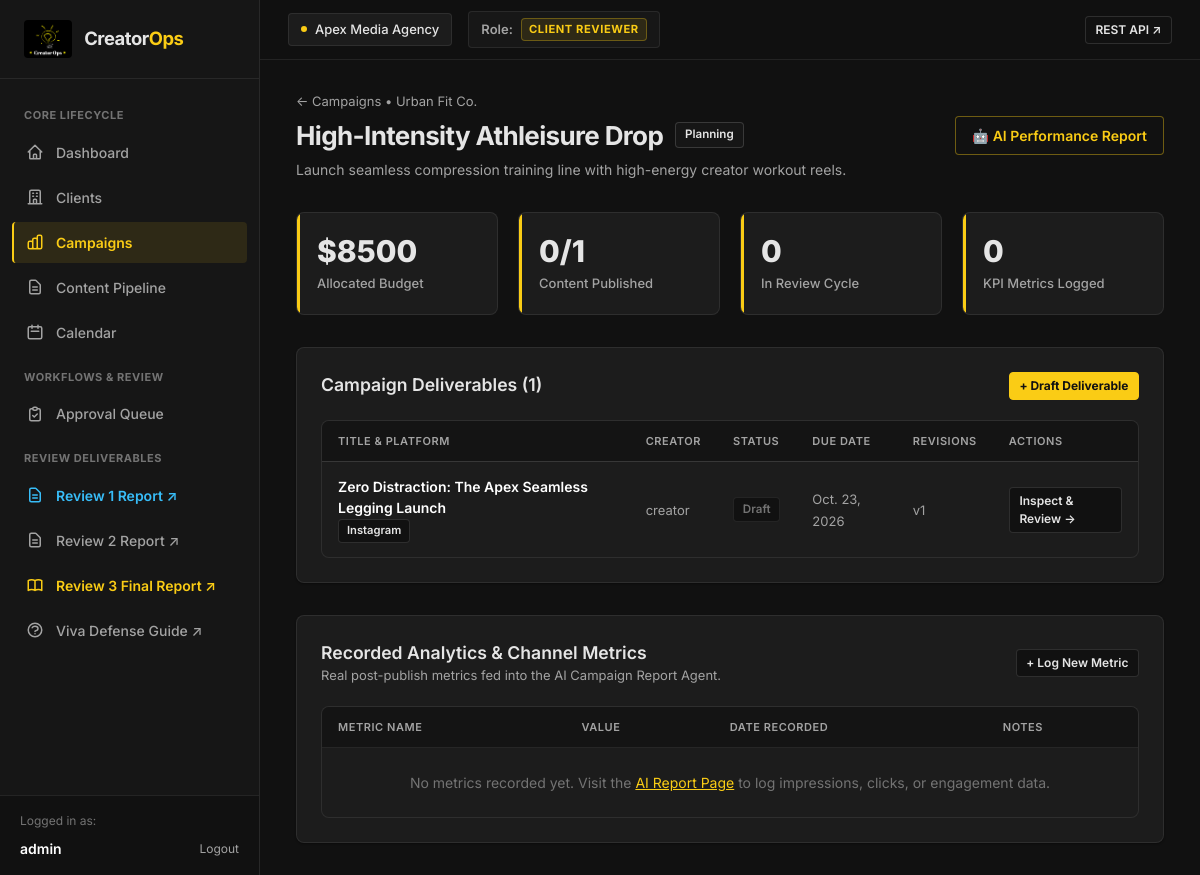
The page /campaigns/3/ (signed in) on the database as committed earlier.
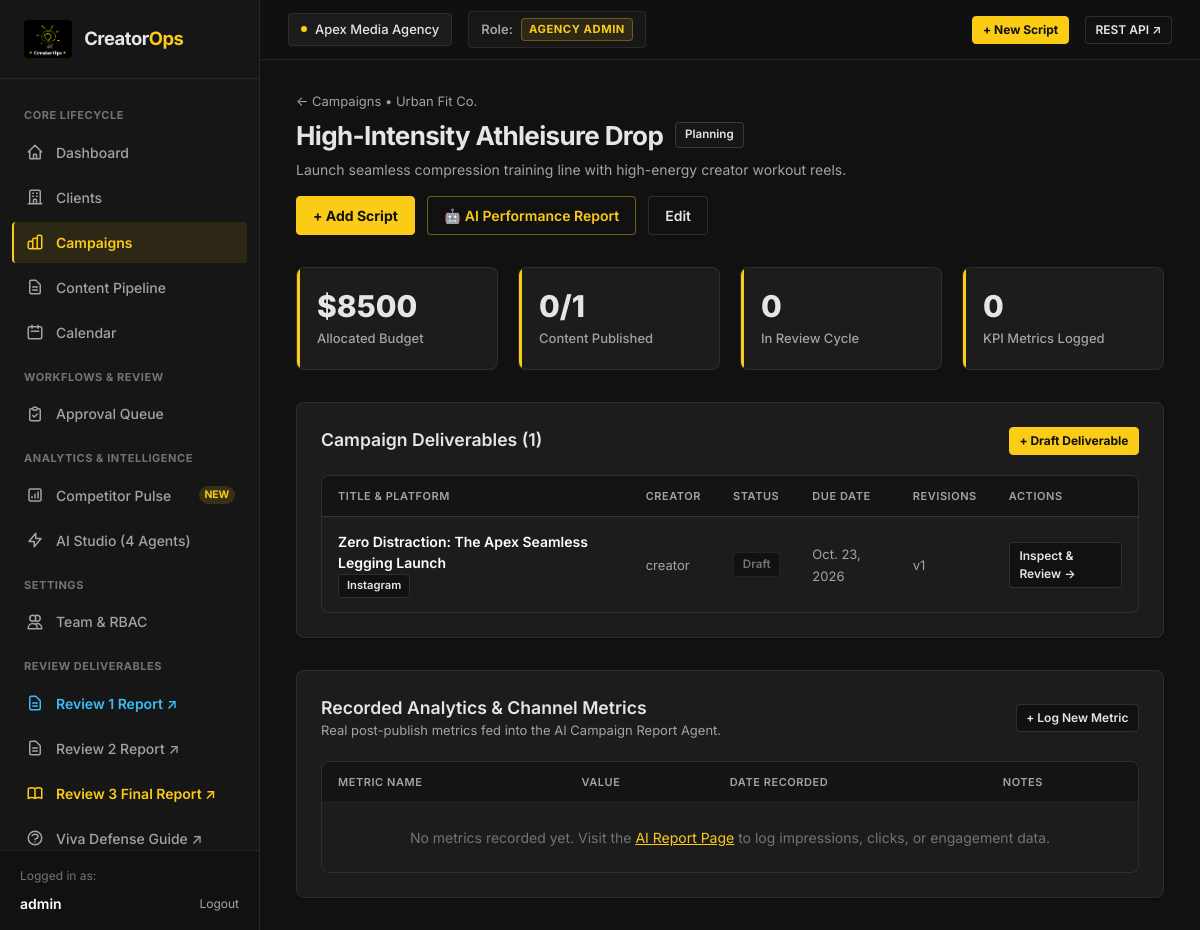
The same page on the database as committed later.
### workspaces/models.py (models this page shows, shortened)
class Membership(models.Model):
    class Role(models.TextChoices):
        ADMIN = "ADMIN", "Agency Admin"
        CREATOR = "CREATOR", "Creator"
        MANAGER = "MANAGER", "Manager / Reviewer"
        CLIENT_REVIEWER = "CLIENT_REVIEWER", "Client Reviewer"
    user = models.ForeignKey(User, on_delete=models.CASCADE, related_name="memberships")
    workspace = models.ForeignKey(Workspace, on_delete=models.CASCADE, related_name="memberships")
    role = models.CharField(max_length=20, choices=Role.choices, default=Role.CREATOR)
    created_at = models.DateTimeField(auto_now_add=True)
    class Meta:
        unique_together = ("user", "workspace")
        ordering = ["-created_at"]

### campaigns/views.py (the view)
# urls.py: path("<int:pk>/", views.campaign_detail, name="detail"),
@workspace_required
def campaign_detail(request, pk):
    campaign = get_object_or_404(
        Campaign.objects.select_related("client"),
        pk=pk,
        client__workspace=request.workspace
    )
    content_items = campaign.content_items.all().select_related("creator").order_by("-created_at")
    metrics = campaign.metrics.all().order_by("-recorded_date")
    return render(request, "campaigns/detail.html", {
        "campaign": campaign,
        "content_items": content_items,
        "metrics": metrics,
    })

### campaigns/models.py (called while the page is built)
    @property
    def total_content_items(self):
        return self.content_items.count()

    @property
    def published_count(self):
        return self.content_items.filter(status="published").count()

    @property
    def pending_count(self):
        return self.content_items.filter(status__in=["pending_manager", "pending_client"]).count()

### workspaces/context_processors.py (called while the page is built, shortened)
def workspace_context(request):
    memberships = Membership.objects.filter(user=request.user).select_related("workspace")
    active_ws_id = request.session.get("active_workspace_id")
    active_membership = None
    if active_ws_id:
        active_membership = memberships.filter(workspace_id=active_ws_id).first()
    if not active_membership and memberships.exists():
        active_membership = memberships.first()
        request.session["active_workspace_id"] = active_membership.workspace.id
    if active_membership:
        return {
            "active_workspace": active_membership.workspace,
            "user_role": active_membership.role,
            "user_role_label": active_membership.get_role_display(),
            "user_memberships": memberships,
        }

### templates/campaigns/detail.html (shortened to what the changed rows need)
{% extends "base.html" %}
{% block content %}
<div class="page-header">
    <div>
        <div style="display: flex; align-items: center; gap: 0.75rem;">
            <h1 class="page-title">{{ campaign.title }}</h1>
        </div>
    </div>
    <div style="display: flex; gap: 0.75rem;">
        {% if user_role in "ADMIN,MANAGER,CREATOR" %}
        <a href="{% url 'content:create' %}?campaign={{ campaign.id }}" class="btn btn-primary">
            <span>+ Add Script</span>
        </a>
        {% endif %}
        {% if user_role in "ADMIN,MANAGER" %}
        <a href="{% url 'campaigns:update' campaign.id %}" class="btn btn-secondary">
            <span>Edit</span>
        </a>
        {% endif %}
    </div>
</div>
<div class="card" style="margin-bottom: 2rem;">
    <div class="card-header">
        <h2 class="card-title">Campaign Deliverables ({{ content_items.count }})</h2>
    </div>
    <div class="table-container">
        <table class="table">
            <thead>
                <tr>
                    <th>Title & Platform</th>
                    <th>Creator</th>
                    <th>Status</th>
                    <th>Due Date</th>
                    <th>Revisions</th>
                    <th>Actions</th>
                </tr>
            </thead>
        </table>
    </div>
</div>
<div class="card">
    <div class="card-header">
        <div>
            <h2 class="card-title">Recorded Analytics & Channel Metrics</h2>
        </div>
    </div>
    <div class="table-container">
        <table class="table">
            <thead>
                <tr>
                    <th>Metric Name</th>
                    <th>Value</th>
                    <th>Date Recorded</th>
                    <th>Notes</th>
                </tr>
            </thead>
        </table>
    </div>
</div>
{% endblock %}

### templates/base.html (shortened to what the changed rows need)
{% load static %}
<!DOCTYPE html>
<html lang="en">
<head>
    <link rel="stylesheet" href="{% static 'css/style.css' %}">
</head>
<body>
    <div class="app-layout">
        <aside class="sidebar">
            <nav class="sidebar-nav">
                <div class="nav-section-title">Core Lifecycle</div>
                <a href="{% url 'dashboard' %}" class="nav-link {% if request.resolver_match.url_name == 'dashboard' %}active{% endif %}">
                    <svg width="18" height="18" fill="none" viewBox="0 0 24 24" stroke="currentColor">
                        <path stroke-linecap="round" stroke-linejoin="round" stroke-width="2" d="M3 12l2-2m0 0l7-7 7 7M5 10v10a1 1 0 001 1h3m10-11l2 2m-2-2v10a1 1 0 01-1 1h-3m-6 0a1 1 0 001-1v-4a1 1 0 011-1h2a1 1 0 011 1v4a1 1 0 001 1m-6 0h6"/>
                    </svg>
                    <span>Dashboard</span>
                </a>
                <a href="{% url 'clients:list' %}" class="nav-link {% if 'clients' in request.path %}active{% endif %}">
                    <svg width="18" height="18" fill="none" viewBox="0 0 24 24" stroke="currentColor">
                        <path stroke-linecap="round" stroke-linejoin="round" stroke-width="2" d="M19 21V5a2 2 0 00-2-2H7a2 2 0 00-2 2v16m14 0h2m-2 0h-5m-9 0H3m2 0h5M9 7h1m-1 4h1m4-4h1m-1 4h1m-5 10v-5a1 1 0 011-1h2a1 1 0 011 1v5m-4 0h4"/>
                    </svg>
                    <span>Clients</span>
                </a>
                <a href="{% url 'campaigns:list' %}" class="nav-link {% if 'campaigns' in request.path %}active{% endif %}">
                    <span>Campaigns</span>
                </a>
                <a href="{% url 'content:list' %}" class="nav-link {% if 'content' in request.path and 'calendar' not in request.path %}active{% endif %}">
                    <svg width="18" height="18" fill="none" viewBox="0 0 24 24" stroke="currentColor">
                        <path stroke-linecap="round" stroke-linejoin="round" stroke-width="2" d="M9 12h6m-6 4h6m2 5H7a2 2 0 01-2-2V5a2 2 0 012-2h5.586a1 1 0 01.707.293l5.414 5.414a1 1 0 01.293.707V19a2 2 0 01-2 2z"/>
                    </svg>
                    <span>Content Pipeline</span>
                </a>
                <a href="{% url 'content:calendar' %}" class="nav-link {% if 'calendar' in request.path %}active{% endif %}">
                    <svg width="18" height="18" fill="none" viewBox="0 0 24 24" stroke="currentColor">
                        <path stroke-linecap="round" stroke-linejoin="round" stroke-width="2" d="M8 7V3m8 4V3m-9 8h10M5 21h14a2 2 0 002-2V7a2 2 0 00-2-2H5a2 2 0 00-2 2v12a2 2 0 002 2z"/>
                    </svg>
                    <span>Calendar</span>
                </a>
                <div class="nav-section-title">Workflows & Review</div>
                <a href="{% url 'approvals:queue' %}" class="nav-link {% if 'approvals' in request.path %}active{% endif %}">
                    <svg width="18" height="18" fill="none" viewBox="0 0 24 24" stroke="currentColor">
                        <path stroke-linecap="round" stroke-linejoin="round" stroke-width="2" d="M9 5H7a2 2 0 00-2 2v12a2 2 0 002 2h10a2 2 0 002-2V7a2 2 0 00-2-2h-2M9 5a2 2 0 002 2h2a2 2 0 002-2M9 5a2 2 0 012-2h2a2 2 0 012 2m-6 9l2 2 4-4"/>
                    </svg>
                    <span>Approval Queue</span>
                </a>
                {% if user_role in "ADMIN,MANAGER,CREATOR" %}
                <div class="nav-section-title">Analytics & Intelligence</div>
                <a href="{% url 'analytics:competitors' %}" class="nav-link {% if 'competitors' in request.path %}active{% endif %}">
                    <svg width="18" height="18" fill="none" viewBox="0 0 24 24" stroke="currentColor">
                        <path stroke-linecap="round" stroke-linejoin="round" stroke-width="2" d="M16 8v8m-4-5v5m-4-2v2m-2 4h12a2 2 0 002-2V6a2 2 0 00-2-2H6a2 2 0 00-2 2v12a2 2 0 002 2z"/>
                    </svg>
                    <span>Competitor Pulse</span>
                    <span style="margin-left: auto; font-size: 0.65rem; background: rgba(250, 204, 21, 0.15); color: #FACC15; padding: 0.1rem 0.35rem; border-radius: 9999px; font-weight: 700;">NEW</span>
                </a>
                <a href="{% url 'analytics:agents' %}" class="nav-link {% if 'agents' in request.path %}active{% endif %}">
                    <svg width="18" height="18" fill="none" viewBox="0 0 24 24" stroke="currentColor">
                        <path stroke-linecap="round" stroke-linejoin="round" stroke-width="2" d="M13 10V3L4 14h7v7l9-11h-7z"/>
                    </svg>
                    <span>AI Studio (4 Agents)</span>
                </a>
                {% endif %}
                {% if user_role == 'ADMIN' %}
                <div class="nav-section-title">Settings</div>
                <a href="{% url 'workspaces:members' %}" class="nav-link {% if 'members' in request.path %}active{% endif %}">
                    <svg width="18" height="18" fill="none" viewBox="0 0 24 24" stroke="currentColor">
                        <path stroke-linecap="round" stroke-linejoin="round" stroke-width="2" d="M12 4.354a4 4 0 110 5.292M15 21H3v-1a6 6 0 0112 0v1zm0 0h6v-1a6 6 0 00-9-5.197M13 7a4 4 0 11-8 0 4 4 0 018 0z"/>
                    </svg>
                    <span>Team & RBAC</span>
                </a>
                {% endif %}
                <div class="nav-section-title">Review Deliverables</div>
                <a href="/reports/review1/" target="_blank" class="nav-link" style="color: #38BDF8; font-weight: 600;">
                    <svg width="18" height="18" fill="none" viewBox="0 0 24 24" stroke="currentColor">
                        <path stroke-linecap="round" stroke-linejoin="round" stroke-width="2" d="M9 12h6m-6 4h6m2 5H7a2 2 0 01-2-2V5a2 2 0 012-2h5.586a1 1 0 01.707.293l5.414 5.414a1 1 0 01.293.707V19a2 2 0 01-2 2z"/>
                    </svg>
                    <span>Review 1 Report ↗</span>
                </a>
                <a href="/reports/review2/" target="_blank" class="nav-link">
                    <svg width="18" height="18" fill="none" viewBox="0 0 24 24" stroke="currentColor">
                        <path stroke-linecap="round" stroke-linejoin="round" stroke-width="2" d="M9 12h6m-6 4h6m2 5H7a2 2 0 01-2-2V5a2 2 0 012-2h5.586a1 1 0 01.707.293l5.414 5.414a1 1 0 01.293.707V19a2 2 0 01-2 2z"/>
                    </svg>
                    <span>Review 2 Report ↗</span>
                </a>
                <a href="/reports/review3/" target="_blank" class="nav-link" style="color: #FACC15; font-weight: 600;">
                    <span>Review 3 Final Report ↗</span>
                </a>
                <a href="/guide/" target="_blank" class="nav-link">
                    <svg width="18" height="18" fill="none" viewBox="0 0 24 24" stroke="currentColor">
                        <path stroke-linecap="round" stroke-linejoin="round" stroke-width="2" d="M8.228 9c.549-1.165 2.03-2 3.772-2 2.21 0 4 1.343 4 3 0 1.4-1.278 2.575-3.006 2.907-.542.104-.994.54-.994 1.093m0 3h.01M21 12a9 9 0 11-18 0 9 9 0 0118 0z"/>
                    </svg>
                    <span>Viva Defense Guide ↗</span>
                </a>
            </nav>
        </aside>
        <div class="main-wrapper">
            <header class="topbar">
                <div class="topbar-left">
                    <div class="role-switcher-banner" style="background: rgba(255,255,255,0.03); border: 1px solid var(--border-color); padding: 0.35rem 0.75rem; border-radius: var(--radius-sm);">
                        <span style="color:var(--text-muted); font-weight:600; font-size:0.8125rem;">Role:</span>
                        <span class="role-tag {{ user_role }}">{{ user_role_label|default:user_role }}</span>
                    </div>
                </div>
                <div class="topbar-right">
                    {% if user_role in "ADMIN,MANAGER,CREATOR" %}
                    <a href="{% url 'content:create' %}" class="btn btn-primary btn-sm">
                        <span>+ New Script</span>
                    </a>
                    {% endif %}
                </div>
            </header>
            <main class="page-container">
                {% block content %}{% endblock %}
            </main>
        </div>
    </div>
</body>
</html>

Rows that differ between the two databases and show on the page:
changed Membership: role "CLIENT REVIEWER" → "AGENCY ADMIN"
Other text that changed with them:
text now shown: "ANALYTICS & INTELLIGENCE Competitor Pulse NEW AI Studio (4 Agents) SETTINGS Team & RBAC + New Script + Add Script Edit"
